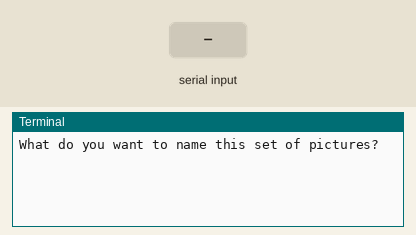
Recording of a program running on a simulated Raspberry Pi (BCM pin numbers). On the bench: the last lines printed to the terminal. The inputs (shaded band) are chosen by the test bench. The camera gives no picture and a still takes 0.5 s. At 8.8 s the program stops and its outputs stay as they are.

Above: at 1.2 s.
1.3 s: "y" typed at the terminal, then Enter
At 2.5 s:
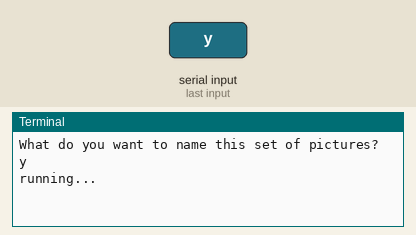
2.8 s: "y" typed at the terminal, then Enter
At 4.9 s:
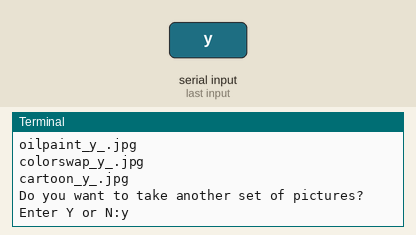
5.8 s: "n" typed at the terminal, then Enter
At 7.0 s:
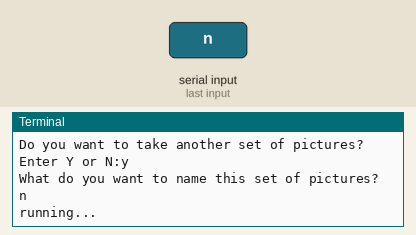
7.3 s: "N" typed at the terminal, then Enter
At 9.5 s:
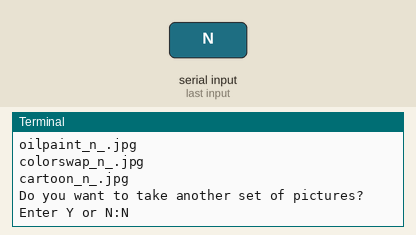

The program:

camera_test02.py
```python
# Pi Camera - Test 02
# Written by Reece McKee

import picamera
from time import sleep
from datetime import datetime
import os
# Import the relevant functions and modules

with picamera.PiCamera() as camera:
# Rename the PiCamera object as just "camera"
     os.chdir("Camera_Images")
# Changes directory to Python/Camera_Images folder, so that pictures will be saved there
     go = "y"
# Set condition for while loop
     while go == "y":
# Repeats as long as go = "y" (which it always does)
          name = input("What do you want to name this set of pictures?")
# Asks the user to give each set of pictures a unique identifier
          print ("running...")
          pic1 = ["normal", name, ".jpg"]
# No effect
          pic2 = ["emboss", name, ".jpg"]
# Black and white, depth highlighted
          pic3 = ["watercolor", name, ".jpg"]
          pic4 = ["oilpaint", name, ".jpg"]
          pic5 = ["colorswap", name, ".jpg"]
          pic6 = ["cartoon", name, ".jpg"]
# Creates 6 arrays with the parts of the eventual name of each picture
          s = "_"
# The separator in the picture names
          picname1 = (s.join(pic1))
          picname2 = (s.join(pic2))
          picname3 = (s.join(pic3))
          picname4 = (s.join(pic4))
          picname5 = (s.join(pic5))
          picname6 = (s.join(pic6))
# Combine the elements of the pic array to form the picnames
          camera.capture (picname1)
          camera.image_effect = "emboss"
          camera.capture (picname2)
          camera.image_effect = "watercolor"
          camera.capture (picname3)
          camera.image_effect = "oilpaint"
          camera.capture (picname4)
          camera.image_effect = "colorswap"
          camera.capture (picname5)
          camera.image_effect = "cartoon"
          camera.capture (picname6)
# Take 6 pictures with 6 different effects and store each with a unique picname
          print ("Done!")
          print (picname1)
          print (picname2)
          print (picname3)
          print (picname4)
          print (picname5)
          print (picname6)
          again = input ("Do you want to take another set of pictures? Enter Y or N:")
          if again == "n":
               break
          if again == "N":
               break
# Ask the user if they want to take another set of pictures, stop the program if they say no
          sleep (1)
# Wait a second
```

Measured:
- after the input at 1.3 s, the terminal: prints a new line at once (image 1)
- after the input at 2.8 s, the terminal: prints a new line after 1.5 s (image 2)
- after the input at 5.8 s, the terminal: prints a new line at once (image 3)
- after the input at 7.3 s, the terminal: prints a new line after 1.5 s (image 4)
